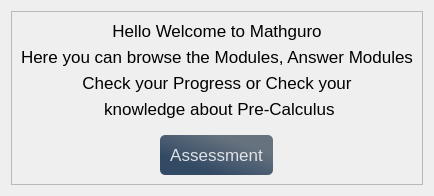
               <widget class="QWidget" name="page_6">
                <layout class="QVBoxLayout" name="verticalLayout_17">
                 <item alignment="Qt::AlignHCenter|Qt::AlignVCenter">
                  <widget class="QFrame" name="frame_12">
                   <property name="frameShape">
                    <enum>QFrame::StyledPanel</enum>
                   </property>
                   <property name="frameShadow">
                    <enum>QFrame::Raised</enum>
                   </property>
                   <layout class="QVBoxLayout" name="verticalLayout_22">
                    <item>
                     <widget class="QLabel" name="label_13">
                      <property name="sizePolicy">
                       <sizepolicy hsizetype="Preferred" vsizetype="Preferred">
                        <horstretch>0</horstretch>
                        <verstretch>0</verstretch>
                       </sizepolicy>
                      </property>
                      <property name="minimumSize">
                       <size>
                        <width>0</width>
                        <height>0</height>
                       </size>
                      </property>
                      <property name="font">
                       <font>
                        <pointsize>13</pointsize>
                       </font>
                      </property>
                      <property name="text">
                       <string>Hello Welcome to Mathguro</string>
                      </property>
                      <property name="alignment">
                       <set>Qt::AlignCenter</set>
                      </property>
                     </widget>
                    </item>
                    <item>
                     <widget class="QLabel" name="label_19">
                      <property name="sizePolicy">
                       <sizepolicy hsizetype="Preferred" vsizetype="Preferred">
                        <horstretch>0</horstretch>
                        <verstretch>0</verstretch>
                       </sizepolicy>
                      </property>
                      <property name="minimumSize">
                       <size>
                        <width>0</width>
                        <height>0</height>
                       </size>
                      </property>
                      <property name="font">
                       <font>
                        <pointsize>13</pointsize>
                       </font>
                      </property>
                      <property name="text">
                       <string>Here you can browse the Modules, Answer Modules</string>
                      </property>
                      <property name="alignment">
                       <set>Qt::AlignCenter</set>
                      </property>
                     </widget>
                    </item>
                    <item>
                     <widget class="QLabel" name="label_21">
                      <property name="sizePolicy">
                       <sizepolicy hsizetype="Preferred" vsizetype="Preferred">
                        <horstretch>0</horstretch>
                        <verstretch>0</verstretch>
                       </sizepolicy>
                      </property>
                      <property name="minimumSize">
                       <size>
                        <width>0</width>
                        <height>0</height>
                       </size>
                      </property>
                      <property name="font">
                       <font>
                        <pointsize>13</pointsize>
                       </font>
                      </property>
                      <property name="text">
                       <string>Check your Progress or Check your</string>
                      </property>
                      <property name="alignment">
                       <set>Qt::AlignCenter</set>
                      </property>
                     </widget>
                    </item>
                    <item>
                     <widget class="QLabel" name="label_44">
                      <property name="font">
                       <font>
                        <pointsize>13</pointsize>
                       </font>
                      </property>
                      <property name="styleSheet">
                       <string notr="true">margin-bottom: 10px</string>
                      </property>
                      <property name="text">
                       <string> knowledge about Pre-Calculus</string>
                      </property>
                      <property name="alignment">
                       <set>Qt::AlignCenter</set>
                      </property>
                     </widget>
                    </item>
                    <item alignment="Qt::AlignHCenter">
                     <widget class="QPushButton" name="assessment_pushButton">
                      <property name="font">
                       <font>
                        <pointsize>13</pointsize>
                       </font>
                      </property>
                      <property name="styleSheet">
                       <string notr="true">

QPushButton#assessment_pushButton{
	background-color: qlineargradient(spread:pad, x1:0.505682, y1:0.989, x2:1, y2:0.477, stop:0 rgba(20, 47, 78, 219), stop:1 rgba(85, 98, 112, 226));
	color:rgba();
	color:rgba(255,255,255,210);
	border-radius:5px;
	padding: 10px 10px 10px 10px
}
QPushButton#assessment_pushButton:hover{
	background-color: qlineargradient(spread:pad, x1:0.505682, y1:0.989, x2:1, y2:0.477, stop:0 rgba(40, 67, 98, 219), stop:1 rgba(105, 118, 132, 226));
}
QPushButton#assessment_pushButton:pressed{
	padding-left:5px;
	padding-top:5px;
	background-color:rgba(105, 118, 132, 200)
}</string>
                      </property>
                      <property name="text">
                       <string>Assessment</string>
                      </property>
                     </widget>
                    </item>
                   </layout>
                  </widget>
                 </item>
                </layout>
               </widget>
